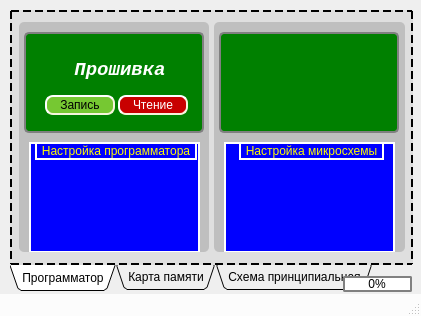
<?xml version="1.0" encoding="UTF-8"?>
<ui version="4.0">
 <class>MainWindow</class>
 <widget class="QMainWindow" name="MainWindow">
  <property name="enabled">
   <bool>true</bool>
  </property>
  <property name="geometry">
   <rect>
    <x>0</x>
    <y>0</y>
    <width>421</width>
    <height>316</height>
   </rect>
  </property>
  <property name="sizePolicy">
   <sizepolicy hsizetype="Fixed" vsizetype="Fixed">
    <horstretch>0</horstretch>
    <verstretch>0</verstretch>
   </sizepolicy>
  </property>
  <property name="minimumSize">
   <size>
    <width>421</width>
    <height>316</height>
   </size>
  </property>
  <property name="maximumSize">
   <size>
    <width>421</width>
    <height>316</height>
   </size>
  </property>
  <property name="font">
   <font>
    <family>MS Shell Dlg 2</family>
    <pointsize>9</pointsize>
   </font>
  </property>
  <property name="windowTitle">
   <string>Универсальный программатор UProg 1.0</string>
  </property>
  <property name="windowIcon">
   <iconset>
    <normaloff>uprog.ico</normaloff>uprog.ico</iconset>
  </property>
  <property name="autoFillBackground">
   <bool>false</bool>
  </property>
  <property name="styleSheet">
   <string notr="true">QTabWidget::pane {
    background: rgba(200,200,200,100);
	border:2;
	border-style:dashed;
}

QTabBar::tab {
	    background: qlineargradient(x1: 0, y1: 0, x2: 0, y2: 1,
                                stop: 0 gold, stop: 0.4 white,
                                stop: 0.5 gold, stop: 1.0 gold);
}

QTabBar::tab:selected, QTabBar::tab:hover {
    background: qlineargradient(x1: 0, y1: 0, x2: 0, y2: 1,
                                stop: 0 #fafafa, stop: 0.4 #f4f4f4,
                                stop: 0.5 #e7e7e7, stop: 1.0 #fafafa);
}

QFrame#frame{
	color:white;
	background-color:green;
	border-radius: 5px;
	border-style: solid;
	border-width:2px;
	border-color:gray;
}

QFrame#frame_2{
	color:white;
	background-color:green;
	border-radius: 5px;
	border-style: solid;
	border-width:2px;
	border-color:gray;
}

QFrame#frame_3{
	background: rgba(169,169,169,150);
	border-radius: 5px;
}

QFrame#frame_4{
	background: rgba(169,169,169,150);
	border-radius: 5px;
}

QGroupBox {
    background-color: blue;
    border: 2px solid white;
    border-radius: 0px;
    margin-top: 2ex;
}

QGroupBox::title {
	font: bold &quot;Times New Roman&quot;;
    subcontrol-origin: margin;
    subcontrol-position: top center; 
    padding: 0 3px;
    background-color: blue;
	color:yellow;
	border: 2px solid white;
	margin-top: 1ex;
}

QMainWindow{
	background-image: url(&quot;../images/background.jpg&quot;);
	background-position:center;
}

QProgressBar{
	font-family:&quot;Terminal&quot;;
	border: 2px solid grey;
	border-radius: 2px;
}

QProgressBar::chunk{
	background-color: gold;
	width: 10px;
	margin: 0.5px;
}

QTableView{
	selection-background-color: rgb(255,137,39);
	gridline-color:rgb(255,137,39);
}

::section{
	background-color:rgb(255,137,39);
}

QStatusBar{
   background-color:rgba(255,255,255,200);
}

QScrollBar{
		background-color:rgb(255,137,39);
}</string>
  </property>
  <property name="animated">
   <bool>true</bool>
  </property>
  <property name="documentMode">
   <bool>false</bool>
  </property>
  <property name="tabShape">
   <enum>QTabWidget::Triangular</enum>
  </property>
  <widget class="QWidget" name="centralWidget">
   <property name="enabled">
    <bool>true</bool>
   </property>
   <property name="autoFillBackground">
    <bool>false</bool>
   </property>
   <widget class="QTabWidget" name="tabWidget">
    <property name="enabled">
     <bool>true</bool>
    </property>
    <property name="geometry">
     <rect>
      <x>10</x>
      <y>10</y>
      <width>403</width>
      <height>281</height>
     </rect>
    </property>
    <property name="maximumSize">
     <size>
      <width>408</width>
      <height>16777215</height>
     </size>
    </property>
    <property name="acceptDrops">
     <bool>false</bool>
    </property>
    <property name="autoFillBackground">
     <bool>false</bool>
    </property>
    <property name="styleSheet">
     <string notr="true"/>
    </property>
    <property name="tabPosition">
     <enum>QTabWidget::South</enum>
    </property>
    <property name="tabShape">
     <enum>QTabWidget::Triangular</enum>
    </property>
    <property name="currentIndex">
     <number>0</number>
    </property>
    <property name="usesScrollButtons">
     <bool>false</bool>
    </property>
    <widget class="QWidget" name="tab">
     <property name="enabled">
      <bool>true</bool>
     </property>
     <property name="autoFillBackground">
      <bool>false</bool>
     </property>
     <property name="styleSheet">
      <string notr="true"/>
     </property>
     <attribute name="title">
      <string>Программатор</string>
     </attribute>
     <widget class="QWidget" name="horizontalLayoutWidget">
      <property name="geometry">
       <rect>
        <x>7</x>
        <y>10</y>
        <width>391</width>
        <height>241</height>
       </rect>
      </property>
      <layout class="QHBoxLayout" name="horizontalLayout" stretch="1,1">
       <property name="spacing">
        <number>5</number>
       </property>
       <property name="leftMargin">
        <number>0</number>
       </property>
       <property name="topMargin">
        <number>0</number>
       </property>
       <property name="rightMargin">
        <number>5</number>
       </property>
       <item>
        <widget class="QFrame" name="frame_3">
         <property name="minimumSize">
          <size>
           <width>190</width>
           <height>0</height>
          </size>
         </property>
         <property name="maximumSize">
          <size>
           <width>180</width>
           <height>16777215</height>
          </size>
         </property>
         <property name="styleSheet">
          <string notr="true">QLabel{
	font: &quot;Times New Roman&quot;;
	color:black;
}

QWidget#widgetEdit{
	background: rgba(118,220,200,100);
	background-color:qlineargradient(x1: 0, y1: 0, x2: 0, y2: 1,
                                stop: 0 #fafafa, stop: 0.4 #dcdcdc,
                                stop: 0.5 #dcdcdc, stop: 1.0 #fafafa);
	border-radius: 5px;
	border-style: solid;
	border-width:2px;
}

</string>
         </property>
         <property name="frameShape">
          <enum>QFrame::StyledPanel</enum>
         </property>
         <property name="frameShadow">
          <enum>QFrame::Raised</enum>
         </property>
         <widget class="QFrame" name="frame">
          <property name="geometry">
           <rect>
            <x>5</x>
            <y>10</y>
            <width>180</width>
            <height>101</height>
           </rect>
          </property>
          <property name="styleSheet">
           <string notr="true">QLabel{
	color:white;
	font: bold italic large &quot;Courier New&quot;;
	font-size:19px;
}

QComboBox{
	border-style: dashed;
	border-color: white;
	background-color:black;
	color:white;
	border-width:2px;
	border-color:beige;
	border-radius:4px;
	padding-left: 5px;
}

QComboBox:hover{
	border-style: dashed;
	border-color: white;
	color:white;
	background-color: grey;
	border-width:2px;
	border-radius:4px;
}

QComboBox::down-arrow{

}

QComboBox::drop-down{
	border-style:none;
	width:20px;
	image:url(&quot;images/dropdown.png&quot;);
}

QComboBox::drop-down:hover{
}

QComboBox:disabled{
	border-style: dashed;
	border-color: white;
	background-color:green;
	color:gray;
	border-width:2px;
	border-color:beige;
	border-radius:4px;
	padding-left: 5px;
}

QPushButton{
	background-color: rgb(118,200,50);
	border-style: outset;
	border-width:2px;
	border-color:beige;
	border-radius:8px;
}

QPushButton:hover{
	background-color: rgb(118,250,50);
	border-style: outset;
	border-width:2px;
	border-color:beige;
	border-radius:8px;
}

QPushButton:pressed{
	background-color: rgb(118,200,50);
	border-style: outset;
	border-width:2px;
	border-color:beige;
	border-radius:8px;
}

QPushButton:disabled{
    background-color:green;
	border-style: outset;
	border-width:2px;
	border-color:beige;
	border-radius:8px;
}

QPushButton#pushButton_2{
	background-color: rgb(200,0,0);
	border-style: outset;
	border-width:2px;
	border-color:beige;
	border-radius:8px;
	color:white;
}

QPushButton#pushButton_2:hover{
	background-color: rgb(250,0,0);
	border-style: outset;
	border-width:2px;
	border-color:beige;
	border-radius:8px;
}

QPushButton#pushButton_2:pressed{
	background-color: rgb(200,0,0);
	border-style: outset;
	border-width:2px;
	border-color:beige;
	border-radius:8px;
}

QPushButton#pushButton_2:disabled{
	background-color: green;
	border-style: outset;
	border-width:2px;
	border-color:beige;
	border-radius:8px;
	color:gray;
}</string>
          </property>
          <property name="frameShape">
           <enum>QFrame::StyledPanel</enum>
          </property>
          <property name="frameShadow">
           <enum>QFrame::Raised</enum>
          </property>
          <widget class="QWidget" name="layoutWidget">
           <property name="geometry">
            <rect>
             <x>10</x>
             <y>1</y>
             <width>161</width>
             <height>93</height>
            </rect>
           </property>
           <layout class="QVBoxLayout" name="verticalLayout_4" stretch="1,1,1">
            <property name="spacing">
             <number>0</number>
            </property>
            <item>
             <widget class="QLabel" name="label">
              <property name="minimumSize">
               <size>
                <width>150</width>
                <height>0</height>
               </size>
              </property>
              <property name="font">
               <font>
                <family>Courier New</family>
                <pointsize>-1</pointsize>
                <weight>75</weight>
                <italic>true</italic>
                <bold>true</bold>
               </font>
              </property>
              <property name="text">
               <string>Прошивка</string>
              </property>
              <property name="textFormat">
               <enum>Qt::AutoText</enum>
              </property>
              <property name="alignment">
               <set>Qt::AlignCenter</set>
              </property>
             </widget>
            </item>
            <item>
             <layout class="QHBoxLayout" name="horizontalLayout_4" stretch="1,1">
              <property name="spacing">
               <number>6</number>
              </property>
              <item>
               <widget class="QPushButton" name="pushButton">
                <property name="minimumSize">
                 <size>
                  <width>70</width>
                  <height>20</height>
                 </size>
                </property>
                <property name="styleSheet">
                 <string notr="true"/>
                </property>
                <property name="text">
                 <string>Запись</string>
                </property>
               </widget>
              </item>
              <item>
               <widget class="QPushButton" name="pushButton_2">
                <property name="minimumSize">
                 <size>
                  <width>70</width>
                  <height>20</height>
                 </size>
                </property>
                <property name="styleSheet">
                 <string notr="true"/>
                </property>
                <property name="text">
                 <string>Чтение</string>
                </property>
               </widget>
              </item>
             </layout>
            </item>
            <item>
             <layout class="QVBoxLayout" name="verticalLayout_5"/>
            </item>
           </layout>
          </widget>
         </widget>
         <widget class="QGroupBox" name="groupBox_2">
          <property name="geometry">
           <rect>
            <x>10</x>
            <y>120</y>
            <width>171</width>
            <height>111</height>
           </rect>
          </property>
          <property name="autoFillBackground">
           <bool>false</bool>
          </property>
          <property name="styleSheet">
           <string notr="true">QLineEdit{
	border-radius: 0px;
	border-style: none;
	border-width:0px;	
	border-color:white;
	background-color:blue;
	color:white;
    font-family: &quot;Terminal&quot;;
}

QLabel{
	color:white;
    font-family: &quot;Terminal&quot;;
}

QRadioButton{
	color:white;
	border-style: none;
    font-family: &quot;Terminal&quot;;
	color:white;
}

QRadioButton::indicator:uncheked{
		image: url(&quot;images/radiooff.png&quot;);
}

QRadioButton::indicator:cheked{
		image: url(&quot;images/radioon.png&quot;);
}</string>
          </property>
          <property name="title">
           <string>Настройка программатора</string>
          </property>
          <property name="flat">
           <bool>false</bool>
          </property>
          <property name="checkable">
           <bool>false</bool>
          </property>
         </widget>
        </widget>
       </item>
       <item>
        <widget class="QFrame" name="frame_4">
         <property name="enabled">
          <bool>true</bool>
         </property>
         <property name="minimumSize">
          <size>
           <width>190</width>
           <height>0</height>
          </size>
         </property>
         <property name="maximumSize">
          <size>
           <width>16777215</width>
           <height>16777215</height>
          </size>
         </property>
         <property name="styleSheet">
          <string notr="true">QLabel{
	font: &quot;Times New Roman&quot;;
	color:black;
}

QWidget#widgetEdit{
	background: rgba(118,220,200,100);
	background-color:qlineargradient(x1: 0, y1: 0, x2: 0, y2: 1,
                                stop: 0 #fafafa, stop: 0.4 #dcdcdc,
                                stop: 0.5 #dcdcdc, stop: 1.0 #fafafa);
	border-radius: 5px;
	border-style: solid;
	border-width:2px;
}
</string>
         </property>
         <property name="frameShape">
          <enum>QFrame::StyledPanel</enum>
         </property>
         <property name="frameShadow">
          <enum>QFrame::Raised</enum>
         </property>
         <widget class="QFrame" name="frame_2">
          <property name="geometry">
           <rect>
            <x>5</x>
            <y>10</y>
            <width>180</width>
            <height>101</height>
           </rect>
          </property>
          <property name="styleSheet">
           <string notr="true">QLabel{
	color:white;
	font: bold italic large &quot;Courier New&quot;;
	font-size:19px;
}

QComboBox{
	border-style: dashed;
	border-color: white;
	background-color:black;
	color:white;
	border-width:2px;
	border-color:beige;
	border-radius:4px;
	padding-left: 5px;
}

QComboBox:hover{
	border-style: dashed;
	border-color: white;
	color:white;
	background-color: grey;
	border-width:2px;
	border-radius:4px;
}

QComboBox::down-arrow{

}

QComboBox::drop-down{
	border-style:none;
	width:20px;
	image:url(&quot;images/dropdown.png&quot;);
}

QComboBox::drop-down:hover{
}

QComboBox:disabled{
	border-style: dashed;
	border-color: white;
	background-color:green;
	color:gray;
	border-width:2px;
	border-color:beige;
	border-radius:4px;
	padding-left: 5px;
}</string>
          </property>
          <property name="frameShape">
           <enum>QFrame::StyledPanel</enum>
          </property>
          <property name="frameShadow">
           <enum>QFrame::Raised</enum>
          </property>
          <widget class="QWidget" name="verticalLayoutWidget_4">
           <property name="geometry">
            <rect>
             <x>10</x>
             <y>0</y>
             <width>161</width>
             <height>91</height>
            </rect>
           </property>
           <layout class="QVBoxLayout" name="verticalLayout_6">
            <property name="spacing">
             <number>0</number>
            </property>
           </layout>
          </widget>
         </widget>
         <widget class="QGroupBox" name="groupBox">
          <property name="geometry">
           <rect>
            <x>10</x>
            <y>120</y>
            <width>171</width>
            <height>111</height>
           </rect>
          </property>
          <property name="font">
           <font>
            <family>MS Shell Dlg 2</family>
            <weight>50</weight>
            <italic>false</italic>
            <bold>false</bold>
           </font>
          </property>
          <property name="autoFillBackground">
           <bool>false</bool>
          </property>
          <property name="styleSheet">
           <string notr="true">QRadioButton{
	color:white;
	border-style: none;
    font-family: &quot;Terminal&quot;;
	color:white;
}

QLabel{
	color:white;
    font-family: &quot;Terminal&quot;;
}</string>
          </property>
          <property name="title">
           <string>Настройка микросхемы</string>
          </property>
         </widget>
        </widget>
       </item>
      </layout>
     </widget>
    </widget>
    <widget class="QWidget" name="tab_2">
     <attribute name="title">
      <string>Карта памяти</string>
     </attribute>
     <widget class="QWidget" name="verticalLayoutWidget">
      <property name="geometry">
       <rect>
        <x>-1</x>
        <y>0</y>
        <width>401</width>
        <height>261</height>
       </rect>
      </property>
      <layout class="QVBoxLayout" name="verticalLayout">
       <property name="sizeConstraint">
        <enum>QLayout::SetDefaultConstraint</enum>
       </property>
      </layout>
     </widget>
    </widget>
    <widget class="QWidget" name="tab_3">
     <attribute name="title">
      <string>Схема принципиальная</string>
     </attribute>
     <widget class="QWidget" name="verticalLayoutWidget_2">
      <property name="geometry">
       <rect>
        <x>-1</x>
        <y>-1</y>
        <width>401</width>
        <height>271</height>
       </rect>
      </property>
      <layout class="QVBoxLayout" name="verticalLayout_2">
       <property name="sizeConstraint">
        <enum>QLayout::SetDefaultConstraint</enum>
       </property>
      </layout>
     </widget>
    </widget>
   </widget>
   <widget class="QProgressBar" name="progressBar">
    <property name="geometry">
     <rect>
      <x>343</x>
      <y>276</y>
      <width>69</width>
      <height>16</height>
     </rect>
    </property>
    <property name="value">
     <number>0</number>
    </property>
    <property name="alignment">
     <set>Qt::AlignCenter</set>
    </property>
    <property name="textVisible">
     <bool>true</bool>
    </property>
    <property name="orientation">
     <enum>Qt::Horizontal</enum>
    </property>
    <property name="invertedAppearance">
     <bool>false</bool>
    </property>
    <property name="textDirection">
     <enum>QProgressBar::TopToBottom</enum>
    </property>
    <property name="format">
     <string>%p%</string>
    </property>
   </widget>
  </widget>
  <widget class="QStatusBar" name="statusBar"/>
  <action name="actionFdgd">
   <property name="text">
    <string>fdgd</string>
   </property>
  </action>
  <action name="actionOPen">
   <property name="text">
    <string>Open</string>
   </property>
  </action>
  <action name="actionOpen">
   <property name="text">
    <string>Открыть</string>
   </property>
  </action>
  <action name="actionClose">
   <property name="text">
    <string>Закрыть</string>
   </property>
  </action>
  <action name="actionExit">
   <property name="text">
    <string>Выход</string>
   </property>
  </action>
 </widget>
 <layoutdefault spacing="6" margin="11"/>
 <resources/>
 <connections/>
</ui>
